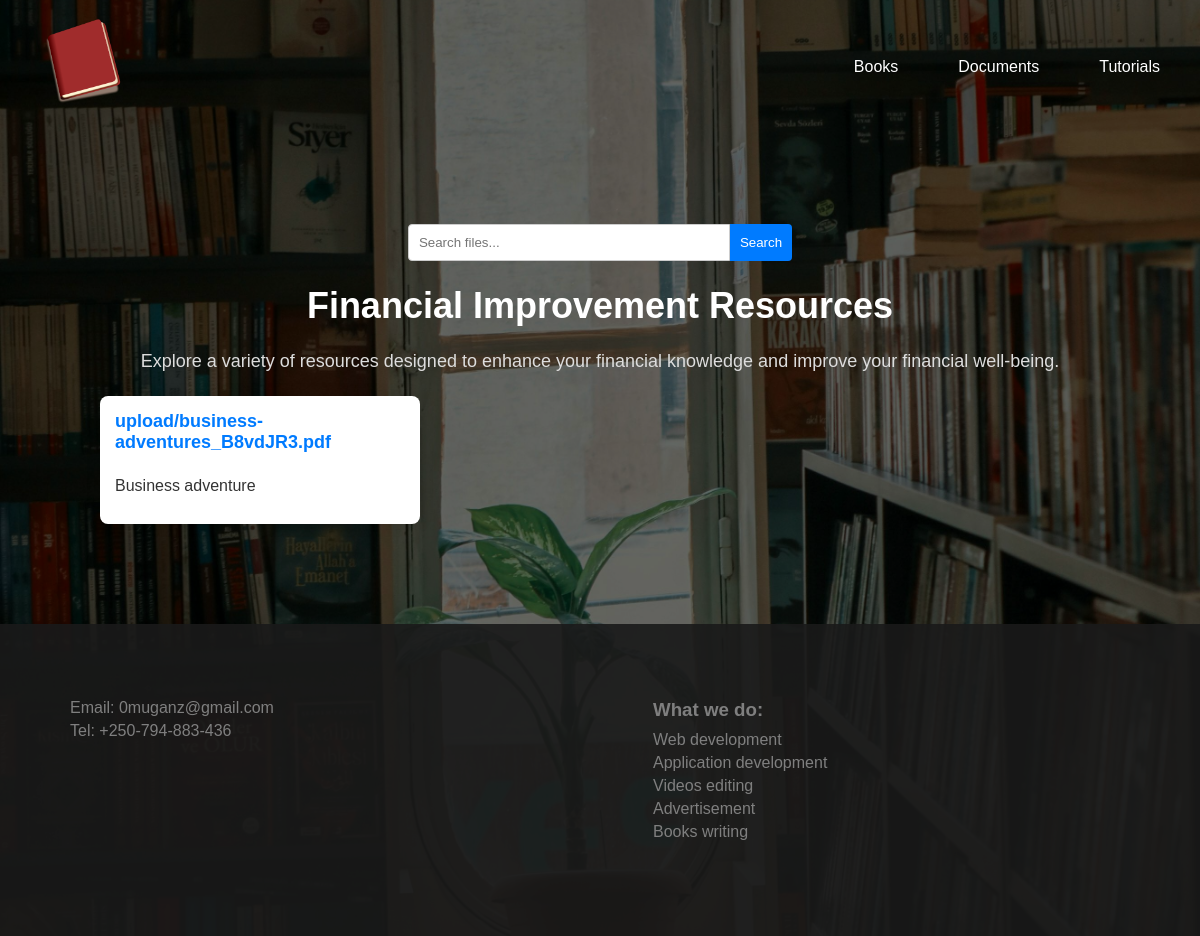
/financial/, run on an earlier commit of the app's database.
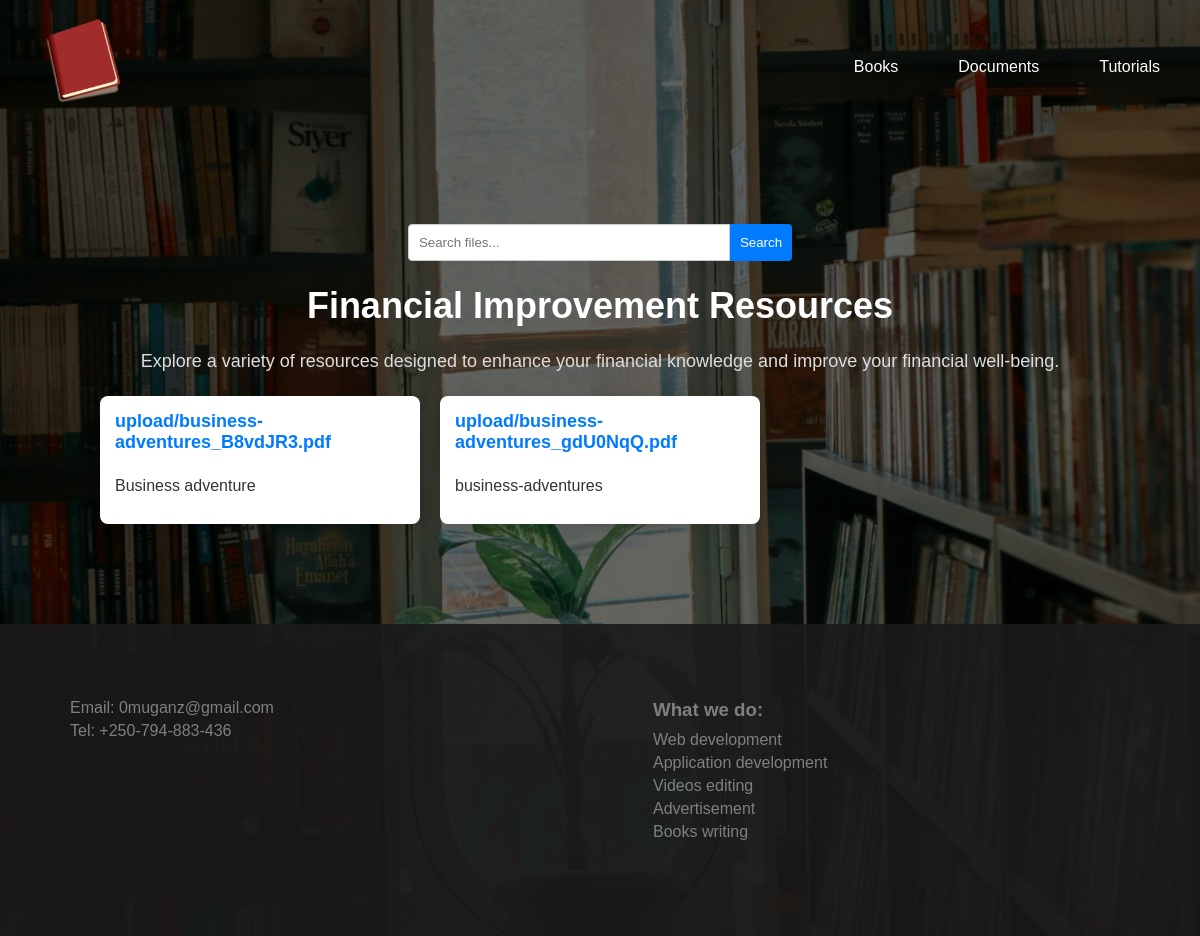
And on a later commit of the database.
### store/models.py (models this page shows, shortened)
class UploadedFile(models.Model):
    CATEGORY_CHOICES = [
        ('self', 'Self Improvement'),
        ('financial', 'Financial Improvement'),
        ('skills', 'Skills'),
        ('skill', 'Skill'),
        ('guide', 'Guide'),
        ('tutorial', 'Tutorials'),
    ]
    category = models.CharField(max_length=50, choices=CATEGORY_CHOICES)
    file = models.FileField(upload_to='upload/', blank=True, null=True)  # File upload field (optional)
    url = models.URLField(blank=True, null=True)  # New field for links
    description = models.TextField(blank=True)

### store/views.py (the view)
# urls.py: path('financial/', views.financial, name='financial'),
def financial(request):
    files = UploadedFile.objects.filter(category='financial')
    return render(request, 'store/financial.html', {'files': files})

### store/templates/store/financial.html (shortened to what this page needs)
{% load static %}
<!DOCTYPE html>
<html lang="en">
<head>
</head>
<body>
    <div class="navbar">
        <div class="logo">
            <a href="{% url 'home' %}">
                <img src="{% static 'store/img/book.png' %}" alt="Logo">
            </a>
        </div>
        <ul>
            <li class="dropdown">
                <a href="#">Books</a>
            </li>
            <li class="dropdown">
                <a href="#">Documents</a>
            </li>
            <li>
                <a href="{% url 'tutorial' %}">Tutorials</a>
            </li>
        </ul>
    </div>
    <div class="main-section content">
         <div class="search-container">
            <input type="text" id="searchInput" placeholder="Search files..." onkeyup="searchFiles()">
            <button type="button" onclick="searchFiles()">Search</button>
        </div>
        <h1>Financial Improvement Resources</h1>
        <p>Explore a variety of resources designed to enhance your financial knowledge and improve your financial well-being.</p>
        <ul class="ul">
            {% if files %}
                {% for file in files %}
                    <li>
                        <a href="{{ file.file.url }}" download>{{ file.file.name }}</a>
                        <p>{{ file.description }}</p>
                    </li>
                {% endfor %}
            {% else %}
                <p class="no-files">No resources available yet. Please check back later!</p>
            {% endif %}
        </ul>
    </div>
    <div class="footer">
        <div class="contact-info">
            <p>Email: 0muganz@gmail.com</p>
            <p>Tel: +250-794-883-436</p>
        </div>
        <div class="services">
            <h3>What we do:</h3>
            <p>Web development</p>
            <p>Application development</p>
            <p>Videos editing</p>
            <p>Advertisement</p>
            <p>Books writing</p>
        </div>
    </div>
</body>
</html>

What changed in the data, as far as the page shows it:
added UploadedFile: file.name "upload/business-adventures_gdU0NqQ.pdf", description "business-adventures"
